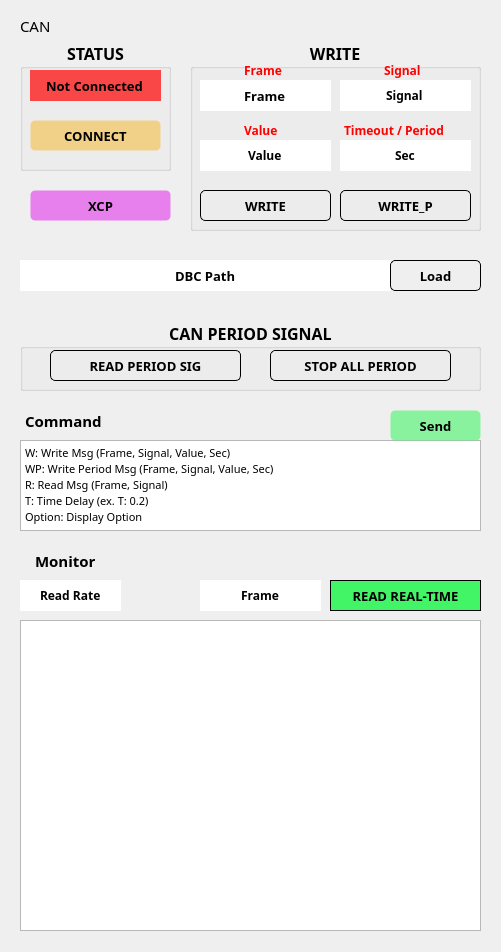
<?xml version="1.0" encoding="UTF-8"?>
<ui version="4.0">
 <class>Form</class>
 <widget class="QWidget" name="Form">
  <property name="geometry">
   <rect>
    <x>0</x>
    <y>0</y>
    <width>501</width>
    <height>952</height>
   </rect>
  </property>
  <property name="sizePolicy">
   <sizepolicy hsizetype="Expanding" vsizetype="Expanding">
    <horstretch>0</horstretch>
    <verstretch>0</verstretch>
   </sizepolicy>
  </property>
  <property name="windowTitle">
   <string>CAN QT</string>
  </property>
  <widget class="QGroupBox" name="Test_File_groupBox_4">
   <property name="geometry">
    <rect>
     <x>190</x>
     <y>40</y>
     <width>291</width>
     <height>191</height>
    </rect>
   </property>
   <property name="font">
    <font>
     <family>Arial Black</family>
     <pointsize>12</pointsize>
     <weight>75</weight>
     <bold>true</bold>
    </font>
   </property>
   <property name="styleSheet">
    <string notr="true"/>
   </property>
   <property name="title">
    <string>WRITE</string>
   </property>
   <property name="alignment">
    <set>Qt::AlignCenter</set>
   </property>
   <widget class="QLabel" name="label_65">
    <property name="geometry">
     <rect>
      <x>50</x>
      <y>10</y>
      <width>121</width>
      <height>41</height>
     </rect>
    </property>
    <property name="font">
     <font>
      <family>Arial Black</family>
      <pointsize>9</pointsize>
      <weight>75</weight>
      <bold>true</bold>
     </font>
    </property>
    <property name="styleSheet">
     <string notr="true">border: 1px solid transparent;
color: red;</string>
    </property>
    <property name="text">
     <string>Frame</string>
    </property>
   </widget>
   <widget class="QLineEdit" name="line_CAN_Frame">
    <property name="geometry">
     <rect>
      <x>10</x>
      <y>40</y>
      <width>131</width>
      <height>31</height>
     </rect>
    </property>
    <property name="font">
     <font>
      <family>Arial Black</family>
      <pointsize>10</pointsize>
      <weight>75</weight>
      <bold>true</bold>
     </font>
    </property>
    <property name="layoutDirection">
     <enum>Qt::LeftToRight</enum>
    </property>
    <property name="styleSheet">
     <string notr="true">QLineEdit
{
	qproperty-cursorPosition: 0;
	border: 1px solid transparent;
}
QLineEdit::hover
{
	border: 4px solid green;
	color: black;
}</string>
    </property>
    <property name="text">
     <string>Frame</string>
    </property>
    <property name="frame">
     <bool>true</bool>
    </property>
    <property name="alignment">
     <set>Qt::AlignCenter</set>
    </property>
   </widget>
   <widget class="QLabel" name="label_66">
    <property name="geometry">
     <rect>
      <x>190</x>
      <y>10</y>
      <width>81</width>
      <height>41</height>
     </rect>
    </property>
    <property name="font">
     <font>
      <family>Arial Black</family>
      <pointsize>9</pointsize>
      <weight>75</weight>
      <bold>true</bold>
     </font>
    </property>
    <property name="styleSheet">
     <string notr="true">border: 1px solid transparent;
color: red;</string>
    </property>
    <property name="text">
     <string>Signal</string>
    </property>
   </widget>
   <widget class="QLineEdit" name="line_CAN_Signal">
    <property name="geometry">
     <rect>
      <x>150</x>
      <y>40</y>
      <width>131</width>
      <height>31</height>
     </rect>
    </property>
    <property name="font">
     <font>
      <family>Arial Black</family>
      <pointsize>9</pointsize>
      <weight>75</weight>
      <bold>true</bold>
     </font>
    </property>
    <property name="layoutDirection">
     <enum>Qt::LeftToRight</enum>
    </property>
    <property name="styleSheet">
     <string notr="true">QLineEdit
{
	qproperty-cursorPosition: 0;
	border: 1px solid transparent;
}
QLineEdit::hover
{
	border: 4px solid green;
	color: black;
}</string>
    </property>
    <property name="text">
     <string>Signal</string>
    </property>
    <property name="frame">
     <bool>true</bool>
    </property>
    <property name="alignment">
     <set>Qt::AlignCenter</set>
    </property>
   </widget>
   <widget class="QLabel" name="label_67">
    <property name="geometry">
     <rect>
      <x>50</x>
      <y>70</y>
      <width>111</width>
      <height>41</height>
     </rect>
    </property>
    <property name="font">
     <font>
      <family>Arial Black</family>
      <pointsize>9</pointsize>
      <weight>75</weight>
      <bold>true</bold>
     </font>
    </property>
    <property name="styleSheet">
     <string notr="true">border: 1px solid transparent;
color: red;</string>
    </property>
    <property name="text">
     <string>Value</string>
    </property>
   </widget>
   <widget class="QLineEdit" name="line_CAN_Value">
    <property name="geometry">
     <rect>
      <x>10</x>
      <y>100</y>
      <width>131</width>
      <height>31</height>
     </rect>
    </property>
    <property name="font">
     <font>
      <family>Arial Black</family>
      <pointsize>9</pointsize>
      <weight>75</weight>
      <bold>true</bold>
     </font>
    </property>
    <property name="layoutDirection">
     <enum>Qt::LeftToRight</enum>
    </property>
    <property name="styleSheet">
     <string notr="true">QLineEdit
{
	qproperty-cursorPosition: 0;
	border: 1px solid transparent;
}
QLineEdit::hover
{
	border: 4px solid green;
	color: black;
}</string>
    </property>
    <property name="text">
     <string>Value</string>
    </property>
    <property name="frame">
     <bool>true</bool>
    </property>
    <property name="alignment">
     <set>Qt::AlignCenter</set>
    </property>
   </widget>
   <widget class="QLabel" name="label_68">
    <property name="geometry">
     <rect>
      <x>150</x>
      <y>70</y>
      <width>131</width>
      <height>41</height>
     </rect>
    </property>
    <property name="font">
     <font>
      <family>Arial Black</family>
      <pointsize>9</pointsize>
      <weight>75</weight>
      <bold>true</bold>
     </font>
    </property>
    <property name="styleSheet">
     <string notr="true">border: 1px solid transparent;
color: red;</string>
    </property>
    <property name="text">
     <string>Timeout / Period</string>
    </property>
   </widget>
   <widget class="QLineEdit" name="line_CAN_Period">
    <property name="geometry">
     <rect>
      <x>150</x>
      <y>100</y>
      <width>131</width>
      <height>31</height>
     </rect>
    </property>
    <property name="font">
     <font>
      <family>Arial Black</family>
      <pointsize>9</pointsize>
      <weight>75</weight>
      <bold>true</bold>
     </font>
    </property>
    <property name="layoutDirection">
     <enum>Qt::LeftToRight</enum>
    </property>
    <property name="styleSheet">
     <string notr="true">QLineEdit
{
	qproperty-cursorPosition: 0;
	border: 1px solid transparent;
}
QLineEdit::hover
{
	border: 4px solid green;
	color: black;
}</string>
    </property>
    <property name="text">
     <string>Sec</string>
    </property>
    <property name="frame">
     <bool>true</bool>
    </property>
    <property name="alignment">
     <set>Qt::AlignCenter</set>
    </property>
   </widget>
   <widget class="QPushButton" name="btn_CAN_Write">
    <property name="geometry">
     <rect>
      <x>10</x>
      <y>150</y>
      <width>131</width>
      <height>31</height>
     </rect>
    </property>
    <property name="font">
     <font>
      <family>Arial Black</family>
      <pointsize>10</pointsize>
      <weight>75</weight>
      <bold>true</bold>
     </font>
    </property>
    <property name="styleSheet">
     <string notr="true">QPushButton{
	color: black;
	border-radius: 5px;
	border: 1px solid;
}
QPushButton::pressed{
background-color : blue; color: blue
}
QPushButton::hover{
background-color: lightblue;
}</string>
    </property>
    <property name="text">
     <string>WRITE</string>
    </property>
   </widget>
   <widget class="QPushButton" name="btn_CAN_Write_Period">
    <property name="geometry">
     <rect>
      <x>150</x>
      <y>150</y>
      <width>131</width>
      <height>31</height>
     </rect>
    </property>
    <property name="font">
     <font>
      <family>Arial Black</family>
      <pointsize>10</pointsize>
      <weight>75</weight>
      <bold>true</bold>
     </font>
    </property>
    <property name="styleSheet">
     <string notr="true">QPushButton{
	color: black;
	border-radius: 5px;
	border: 1px solid;
}
QPushButton::pressed{
background-color : blue; color: blue
}
QPushButton::hover{
background-color: lightblue;
}</string>
    </property>
    <property name="text">
     <string>WRITE_P</string>
    </property>
   </widget>
  </widget>
  <widget class="QGroupBox" name="Test_File_groupBox_5">
   <property name="geometry">
    <rect>
     <x>20</x>
     <y>320</y>
     <width>461</width>
     <height>71</height>
    </rect>
   </property>
   <property name="font">
    <font>
     <family>Arial Black</family>
     <pointsize>12</pointsize>
     <weight>75</weight>
     <bold>true</bold>
    </font>
   </property>
   <property name="styleSheet">
    <string notr="true"/>
   </property>
   <property name="title">
    <string>CAN PERIOD SIGNAL</string>
   </property>
   <property name="alignment">
    <set>Qt::AlignCenter</set>
   </property>
   <widget class="QPushButton" name="btn_Read_CAN_Period_Sig">
    <property name="geometry">
     <rect>
      <x>30</x>
      <y>30</y>
      <width>191</width>
      <height>31</height>
     </rect>
    </property>
    <property name="font">
     <font>
      <family>Arial Black</family>
      <pointsize>10</pointsize>
      <weight>75</weight>
      <bold>true</bold>
     </font>
    </property>
    <property name="styleSheet">
     <string notr="true">QPushButton{
	color: black;
	border-radius: 5px;
	border: 1px solid;
}
QPushButton::pressed{
background-color : blue; color: blue
}
QPushButton::hover{
background-color: lightblue;
}</string>
    </property>
    <property name="text">
     <string>READ PERIOD SIG</string>
    </property>
   </widget>
   <widget class="QPushButton" name="btn_Stop_CAN_Period">
    <property name="geometry">
     <rect>
      <x>250</x>
      <y>30</y>
      <width>181</width>
      <height>31</height>
     </rect>
    </property>
    <property name="font">
     <font>
      <family>Arial Black</family>
      <pointsize>10</pointsize>
      <weight>75</weight>
      <bold>true</bold>
     </font>
    </property>
    <property name="styleSheet">
     <string notr="true">QPushButton{
	color: black;
	border-radius: 5px;
	border: 1px solid;
}
QPushButton::pressed{
background-color : blue; color: blue
}
QPushButton::hover{
background-color: lightblue;
}</string>
    </property>
    <property name="text">
     <string>STOP ALL PERIOD</string>
    </property>
   </widget>
  </widget>
  <widget class="QLabel" name="label_name">
   <property name="geometry">
    <rect>
     <x>20</x>
     <y>10</y>
     <width>571</width>
     <height>31</height>
    </rect>
   </property>
   <property name="font">
    <font>
     <family>LG Smart UI SemiBold</family>
     <pointsize>11</pointsize>
    </font>
   </property>
   <property name="text">
    <string>CAN</string>
   </property>
  </widget>
  <widget class="QGroupBox" name="Status_groupBox">
   <property name="geometry">
    <rect>
     <x>20</x>
     <y>40</y>
     <width>151</width>
     <height>131</height>
    </rect>
   </property>
   <property name="font">
    <font>
     <family>Arial Black</family>
     <pointsize>12</pointsize>
     <weight>75</weight>
     <bold>true</bold>
    </font>
   </property>
   <property name="styleSheet">
    <string notr="true"/>
   </property>
   <property name="title">
    <string>STATUS</string>
   </property>
   <property name="alignment">
    <set>Qt::AlignCenter</set>
   </property>
   <widget class="QPushButton" name="btn_Connect">
    <property name="geometry">
     <rect>
      <x>10</x>
      <y>80</y>
      <width>131</width>
      <height>31</height>
     </rect>
    </property>
    <property name="font">
     <font>
      <family>Arial Black</family>
      <pointsize>10</pointsize>
      <weight>75</weight>
      <bold>true</bold>
     </font>
    </property>
    <property name="styleSheet">
     <string notr="true">QPushButton{
	color: black;
	background-color: rgba(245, 188, 66, 150);
	border-radius: 5px;
	border: 1px solid transparent;
}
QPushButton::pressed{
background-color : blue; color: blue
}
QPushButton::hover{
background-color: lightblue;
}</string>
    </property>
    <property name="text">
     <string>CONNECT</string>
    </property>
    <property name="icon">
     <iconset>
      <normaloff>../img/usb.png</normaloff>../img/usb.png</iconset>
    </property>
    <property name="iconSize">
     <size>
      <width>21</width>
      <height>21</height>
     </size>
    </property>
   </widget>
   <widget class="QLineEdit" name="line_connect_status">
    <property name="geometry">
     <rect>
      <x>10</x>
      <y>30</y>
      <width>131</width>
      <height>31</height>
     </rect>
    </property>
    <property name="font">
     <font>
      <family>Arial Black</family>
      <pointsize>10</pointsize>
      <weight>75</weight>
      <bold>true</bold>
     </font>
    </property>
    <property name="layoutDirection">
     <enum>Qt::LeftToRight</enum>
    </property>
    <property name="styleSheet">
     <string notr="true">qproperty-cursorPosition: 0;
border: 1px solid transparent;
background-color: rgba(255, 0, 0, 0.70)</string>
    </property>
    <property name="text">
     <string>Not Connected</string>
    </property>
    <property name="frame">
     <bool>true</bool>
    </property>
    <property name="alignment">
     <set>Qt::AlignCenter</set>
    </property>
    <property name="readOnly">
     <bool>true</bool>
    </property>
   </widget>
  </widget>
  <widget class="QPlainTextEdit" name="pText_cmd">
   <property name="geometry">
    <rect>
     <x>20</x>
     <y>440</y>
     <width>461</width>
     <height>91</height>
    </rect>
   </property>
   <property name="sizePolicy">
    <sizepolicy hsizetype="Expanding" vsizetype="Expanding">
     <horstretch>0</horstretch>
     <verstretch>0</verstretch>
    </sizepolicy>
   </property>
   <property name="font">
    <font>
     <family>Arial Black</family>
     <pointsize>8</pointsize>
    </font>
   </property>
   <property name="plainText">
    <string>W: Write Msg (Frame, Signal, Value, Sec)
WP: Write Period Msg (Frame, Signal, Value, Sec)
R: Read Msg (Frame, Signal)
T: Time Delay (ex. T: 0.2)
Option: Display Option</string>
   </property>
  </widget>
  <widget class="QPushButton" name="btn_send">
   <property name="geometry">
    <rect>
     <x>390</x>
     <y>410</y>
     <width>91</width>
     <height>31</height>
    </rect>
   </property>
   <property name="font">
    <font>
     <family>Arial Black</family>
     <pointsize>10</pointsize>
     <weight>75</weight>
     <bold>true</bold>
    </font>
   </property>
   <property name="autoFillBackground">
    <bool>false</bool>
   </property>
   <property name="styleSheet">
    <string notr="true">QPushButton{
	color: black;
	background-color: rgba(66, 245, 102, 150);
	border-radius: 5px;
	border: 1px solid transparent;
}
QPushButton::pressed{
background-color : blue; color: blue
}
QPushButton::hover{
background-color: lightgreen;
}</string>
   </property>
   <property name="text">
    <string>Send</string>
   </property>
   <property name="icon">
    <iconset>
     <normaloff>../img/send.png</normaloff>../img/send.png</iconset>
   </property>
   <property name="iconSize">
    <size>
     <width>13</width>
     <height>13</height>
    </size>
   </property>
   <property name="checkable">
    <bool>true</bool>
   </property>
   <property name="checked">
    <bool>true</bool>
   </property>
  </widget>
  <widget class="QPushButton" name="btn_CAN_XCP">
   <property name="geometry">
    <rect>
     <x>30</x>
     <y>190</y>
     <width>141</width>
     <height>31</height>
    </rect>
   </property>
   <property name="font">
    <font>
     <family>Arial Black</family>
     <pointsize>10</pointsize>
     <weight>75</weight>
     <bold>true</bold>
    </font>
   </property>
   <property name="styleSheet">
    <string notr="true">QPushButton{
	color: black;
	background-color:#E77FEC;
	border-radius: 5px;
	border: 1px solid transparent;
}
QPushButton::pressed{
background-color : blue; color: blue
}
QPushButton::hover{
background-color: lightblue;
}</string>
   </property>
   <property name="text">
    <string>XCP</string>
   </property>
   <property name="checkable">
    <bool>false</bool>
   </property>
   <property name="checked">
    <bool>false</bool>
   </property>
  </widget>
  <widget class="QLabel" name="label_69">
   <property name="geometry">
    <rect>
     <x>20</x>
     <y>390</y>
     <width>111</width>
     <height>61</height>
    </rect>
   </property>
   <property name="font">
    <font>
     <family>Arial Black</family>
     <pointsize>11</pointsize>
     <weight>75</weight>
     <bold>true</bold>
    </font>
   </property>
   <property name="styleSheet">
    <string notr="true">border: 1px solid transparent;
color: black;</string>
   </property>
   <property name="text">
    <string>Command</string>
   </property>
  </widget>
  <widget class="QLineEdit" name="line_dbc_path">
   <property name="geometry">
    <rect>
     <x>20</x>
     <y>260</y>
     <width>371</width>
     <height>31</height>
    </rect>
   </property>
   <property name="font">
    <font>
     <family>Arial Black</family>
     <pointsize>10</pointsize>
     <weight>75</weight>
     <bold>true</bold>
    </font>
   </property>
   <property name="layoutDirection">
    <enum>Qt::LeftToRight</enum>
   </property>
   <property name="styleSheet">
    <string notr="true">qproperty-cursorPosition: 0;
border: 1px solid transparent;</string>
   </property>
   <property name="text">
    <string>DBC Path</string>
   </property>
   <property name="frame">
    <bool>true</bool>
   </property>
   <property name="alignment">
    <set>Qt::AlignCenter</set>
   </property>
   <property name="readOnly">
    <bool>true</bool>
   </property>
  </widget>
  <widget class="QPushButton" name="btn_dbc_load">
   <property name="geometry">
    <rect>
     <x>390</x>
     <y>260</y>
     <width>91</width>
     <height>31</height>
    </rect>
   </property>
   <property name="font">
    <font>
     <family>Arial Black</family>
     <pointsize>10</pointsize>
     <weight>75</weight>
     <bold>true</bold>
    </font>
   </property>
   <property name="styleSheet">
    <string notr="true">QPushButton{
	color: black;
	border-radius: 5px;
	border: 1px solid;
}
QPushButton::pressed{
background-color : blue; color: blue
}
QPushButton::hover{
background-color: lightblue;
}</string>
   </property>
   <property name="text">
    <string>Load</string>
   </property>
   <property name="icon">
    <iconset>
     <normaloff>../img/load.png</normaloff>../img/load.png</iconset>
   </property>
  </widget>
  <widget class="QPlainTextEdit" name="pText_monitor">
   <property name="geometry">
    <rect>
     <x>20</x>
     <y>620</y>
     <width>461</width>
     <height>311</height>
    </rect>
   </property>
   <property name="sizePolicy">
    <sizepolicy hsizetype="Expanding" vsizetype="Expanding">
     <horstretch>0</horstretch>
     <verstretch>0</verstretch>
    </sizepolicy>
   </property>
   <property name="font">
    <font>
     <family>Arial Black</family>
     <pointsize>8</pointsize>
    </font>
   </property>
  </widget>
  <widget class="QLineEdit" name="line_Rx_Rate">
   <property name="geometry">
    <rect>
     <x>20</x>
     <y>580</y>
     <width>101</width>
     <height>31</height>
    </rect>
   </property>
   <property name="font">
    <font>
     <family>Arial Black</family>
     <pointsize>9</pointsize>
     <weight>75</weight>
     <bold>true</bold>
    </font>
   </property>
   <property name="layoutDirection">
    <enum>Qt::LeftToRight</enum>
   </property>
   <property name="styleSheet">
    <string notr="true">qproperty-cursorPosition: 0;
border: 1px solid transparent;</string>
   </property>
   <property name="text">
    <string>Read Rate</string>
   </property>
   <property name="frame">
    <bool>true</bool>
   </property>
   <property name="alignment">
    <set>Qt::AlignCenter</set>
   </property>
  </widget>
  <widget class="QPushButton" name="btn_Rx_Read">
   <property name="geometry">
    <rect>
     <x>330</x>
     <y>580</y>
     <width>151</width>
     <height>31</height>
    </rect>
   </property>
   <property name="font">
    <font>
     <family>Arial Black</family>
     <pointsize>10</pointsize>
     <weight>75</weight>
     <bold>true</bold>
    </font>
   </property>
   <property name="styleSheet">
    <string notr="true">background-color: #42f566;
border: 1px solid black;</string>
   </property>
   <property name="text">
    <string>READ REAL-TIME</string>
   </property>
   <property name="checkable">
    <bool>true</bool>
   </property>
   <property name="checked">
    <bool>true</bool>
   </property>
  </widget>
  <widget class="QLabel" name="label_70">
   <property name="geometry">
    <rect>
     <x>30</x>
     <y>530</y>
     <width>111</width>
     <height>61</height>
    </rect>
   </property>
   <property name="font">
    <font>
     <family>Arial Black</family>
     <pointsize>11</pointsize>
     <weight>75</weight>
     <bold>true</bold>
    </font>
   </property>
   <property name="styleSheet">
    <string notr="true">border: 1px solid transparent;
color: black;</string>
   </property>
   <property name="text">
    <string>Monitor</string>
   </property>
  </widget>
  <widget class="QLineEdit" name="line_Frame">
   <property name="geometry">
    <rect>
     <x>200</x>
     <y>580</y>
     <width>121</width>
     <height>31</height>
    </rect>
   </property>
   <property name="font">
    <font>
     <family>Arial Black</family>
     <pointsize>9</pointsize>
     <weight>75</weight>
     <bold>true</bold>
    </font>
   </property>
   <property name="layoutDirection">
    <enum>Qt::LeftToRight</enum>
   </property>
   <property name="styleSheet">
    <string notr="true">qproperty-cursorPosition: 0;
border: 1px solid transparent;</string>
   </property>
   <property name="text">
    <string>Frame</string>
   </property>
   <property name="frame">
    <bool>true</bool>
   </property>
   <property name="alignment">
    <set>Qt::AlignCenter</set>
   </property>
  </widget>
 </widget>
 <resources/>
 <connections/>
</ui>
